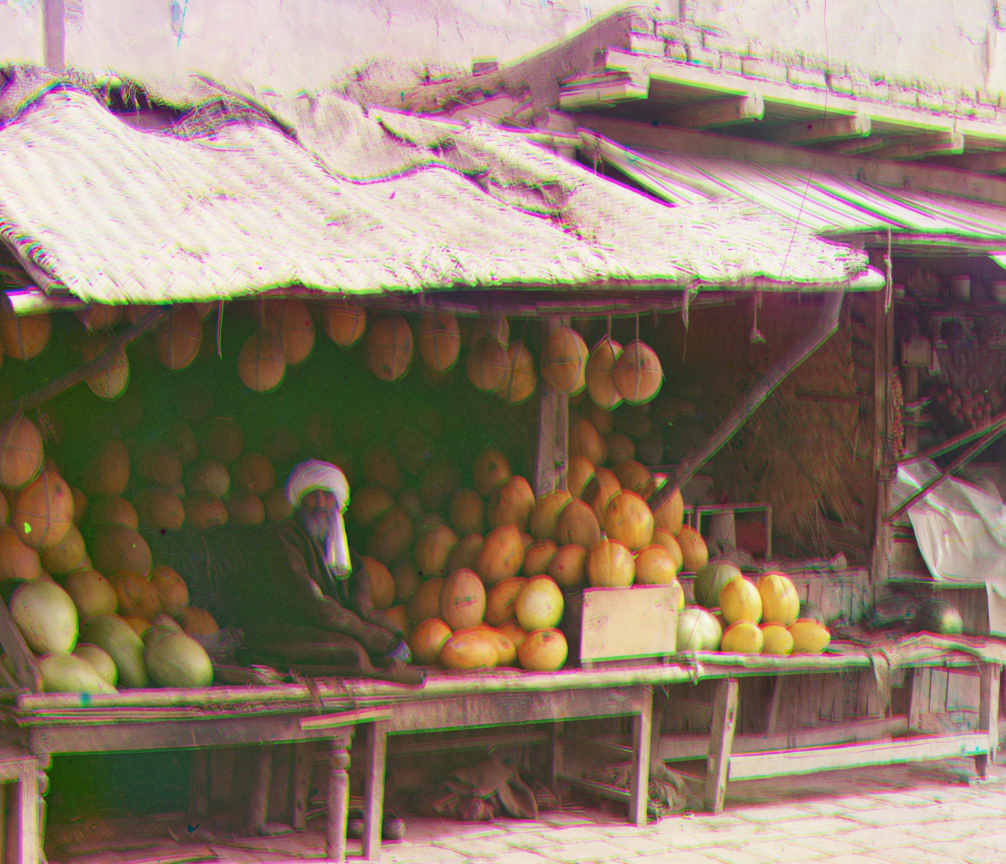
#> input picture melons.jpg, 3016 x 2592 px, given in place of melons.tif, which was not available (shown at 1/3 size)
$ jupyter execute --allow-errors main.ipynb   (older library calls are emulated)
#> lines starting #> are read from the running program, lines starting #| are printed output that depends on the picture; pictures that were not available may be replaced by others from this repository, and a replacement may not be noted
[cell 1]
import numpy as np
import skimage as sk
import skimage.io as skio
import skimage.transform
import itertools as it
import multiprocessing as mp

[cell 2]
imname = 'monastery.jpg'

#> (a cell that did not finish here is left out)

#> (a cell that did not finish here is left out)

#> (a cell that did not finish here is left out)

#> (a cell that did not finish here is left out)

[cell 7]
def metric(x1, x2):
    return np.sum((x1 - x2)**2)

# align the images
# functions that might be useful for aligning the images include:
# np.roll, np.sum, sk.transform.rescale (for multiscale)
# [44 lines left out: function crop_and_combine, not called in this run]

[cell 8]
def roll_and_metric(key, blue, color):
    color = np.roll(color, key[0], axis=1)
    color = np.roll(color, key[1], axis=0)
    return metric(color, blue)

#if i import multithread support library, map can be done in parallel with cores
def get_pyramid_alignment(color, blue):
    print("looping: " + str(0) + " x " + str(4))
# [11 lines of commented-out code are left out]
    x = list(range(0, 5))
    y = list(range(0, 5))
    ranges = [x, y]
    ranges = list(it.product(*ranges)) # ex for product: given [1, 2] and [1, 2] returns [[1, 1], [1, 2], [2, 1], [2, 2]]
    # this basically does what the commented for loop does, but in parallel (if you use multithread library properly)
    # starmap froze on map though so I used the default map function which is the same speed as the for loops
    losses = list(map(roll_and_metric, ranges, [blue for i in ranges], [color for i in ranges]))
    ind = losses.index(min(losses))
    return ranges[ind]


def pyramid_search(im):
    print("in pyramid_search")
    height = np.floor(im.shape[0]/3.0).astype(np.int)
#> height = 864
    width = int(im.shape[1])
#> width = 3016

    #cropping
    orig_b = im[:height]
    b = orig_b[orig_b.shape[0]//10:orig_b.shape[0] * 9//10, orig_b.shape[1]//10:orig_b.shape[1] * 9//10]
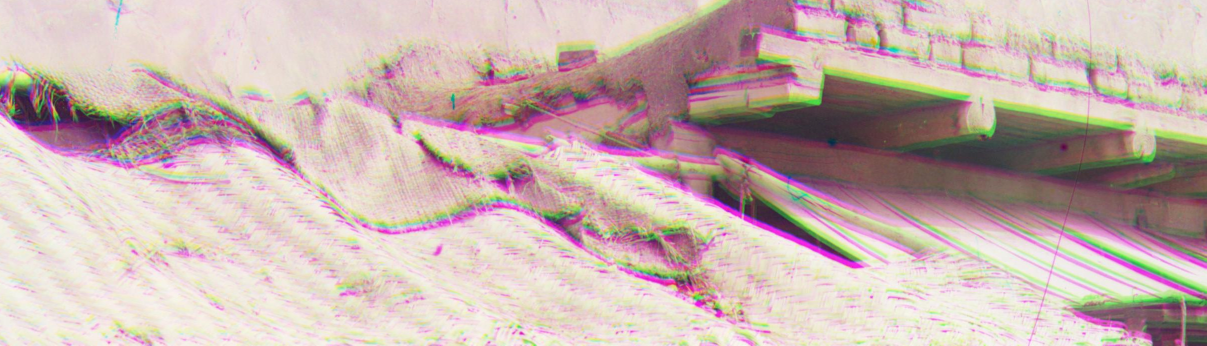
#> b: shape (691, 2413, 3) float64 (shown at 1/2 size); mean R, G, B 0.789, 0.706, 0.689

    orig_g = im[height: 2*height]
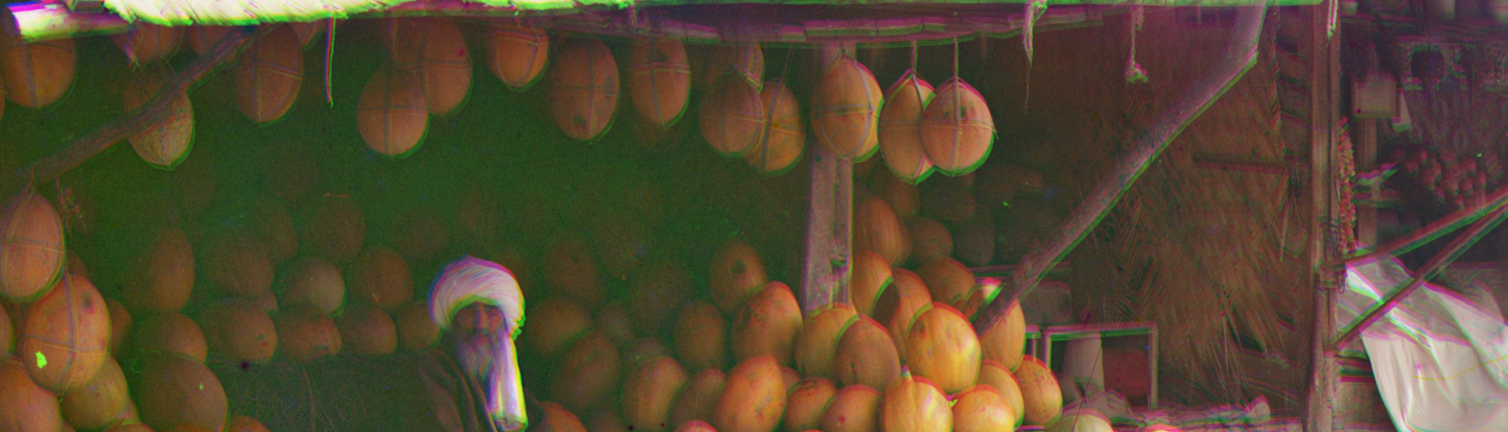
#> orig_g: shape (864, 3016, 3) float64 (shown at 1/2 size); mean R, G, B 0.341, 0.285, 0.197
    g = orig_g[orig_g.shape[0]//10:orig_g.shape[0] * 9//10, orig_g.shape[1]//10:orig_g.shape[1] * 9//10]

    orig_r = im[2*height: 3*height]
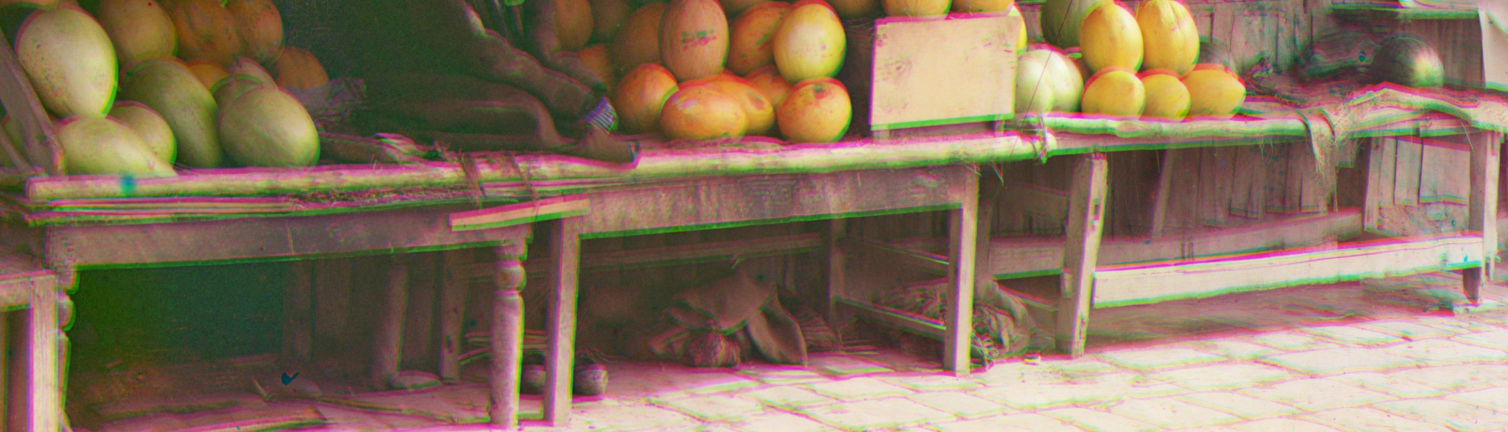
#> orig_r: shape (864, 3016, 3) float64 (shown at 1/2 size); mean R, G, B 0.54, 0.451, 0.367
    r = orig_r[orig_r.shape[0]//10:orig_r.shape[0] * 9//10, orig_r.shape[1]//10:orig_r.shape[1] * 9//10]

    pyr_b = []
    pyr_g = []
    pyr_r = []

    pyr_b.append(b)
    pyr_g.append(g)
    pyr_r.append(r)

    current_size = min(b.shape[0]//2, b.shape[1]//2)
#> current_size = 345

    print("beginning building pyramids...")
    # for each level, save the half-scaled image until pixel size is less than 50
    while current_size > 50:
        b, g, r = map(lambda im: sk.transform.rescale(im, 0.5), (b, g, r))
        pyr_b.insert(0, b)
        pyr_g.insert(0, g)
        pyr_r.insert(0, r)
        current_size = current_size//2
#> this loop made 3 passes
#> pass 2, in pyramid_search, `b, g, r = map(lambda im: sk.transform.rescale(im, 0.5), (b, g, r))`:
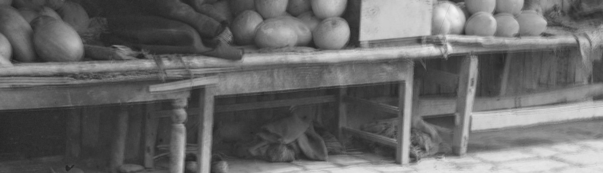
#> r: shape (173, 603, 1) float64; min 0.111, max 0.958, mean 0.415
#> after the loop, current_size = 43; pyr_b = 4 items; pyr_g = 4 items; pyr_r = 4 items

    print("finished building pyramids...")
    levels = len(pyr_b)
#> levels = 4
    print("there are " + str(levels) + " levels")
#| there are 4 levels


    dx_g = 0
    dy_g = 0
    dx_r = 0
    dy_r = 0
    for i in range(levels):
        print("on " + str(i) + "th level")
        # each image is scaled by a factor of 2 for every level in the pyramid, so we scale up the translation appropriately
        dx_g *= 2
        dy_g *= 2
        dx_r *= 2
        dy_r *= 2

        translate_g = np.roll(pyr_g[i], dx_g, axis=1)
        translate_g = np.roll(translate_g, dy_g, axis=0)
        translate_r = np.roll(pyr_r[i], dx_r, axis=1)
        translate_r = np.roll(translate_r, dy_r, axis=0)
        # get alignment
        g_res, r_res = map(get_pyramid_alignment, (translate_g, translate_r), (pyr_b[i], pyr_b[i]))


        # update alignment
        dx_g += g_res[0]
        dy_g += g_res[1]
        dx_r += r_res[0]
        dy_r += r_res[1]

        print("dx_g: " + str(dx_g))
        print("dy_g: " + str(dy_g))
        print("dx_r: " + str(dx_r))
        print("dy_r: " + str(dy_r))
#> this loop made 4 passes
#> (dx_g, dx_r) on passes 1 to 4: (4, 4), (12, 12), (28, 28), (60, 60)
#> (printed output is left out)
#> pass 1, in roll_and_metric (call 4), `color = np.roll(color, key[1], axis=0)`:
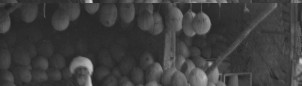
#> color: shape (86, 302, 1) float64; min 0.13, max 0.834, mean 0.248
#> after the loop, dx_g = 60; dx_r = 60; dy_g = 0; dy_r = 0

    print("finished finding best dx and dy...")
    # translate by the best dx dy for red and green
    trans_g = np.roll(orig_g, dx_g, axis=1)
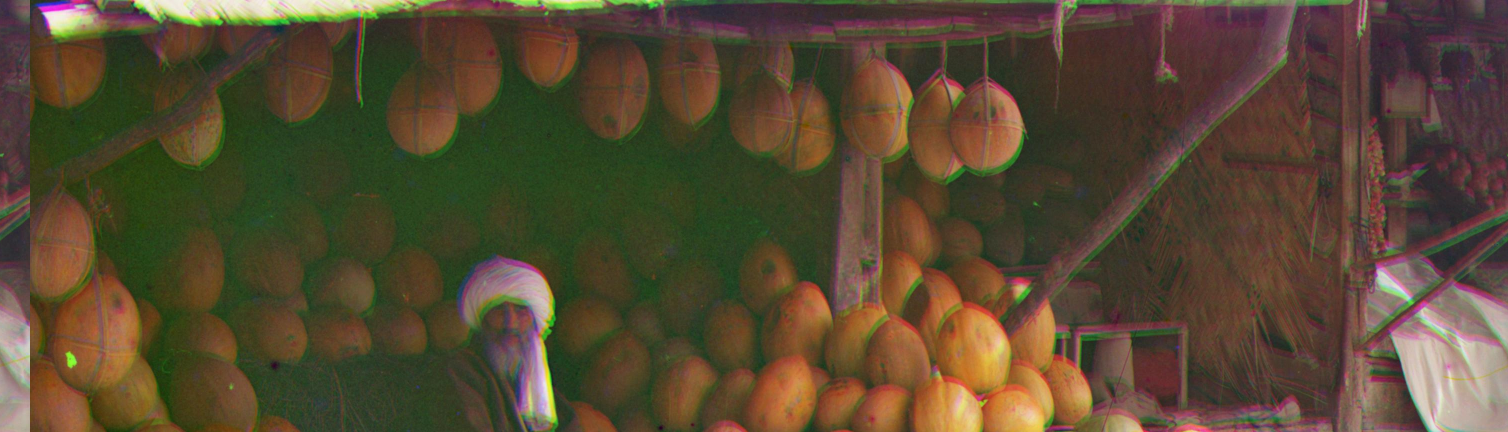
#> trans_g: shape (864, 3016, 3) float64 (shown at 1/2 size); mean R, G, B 0.341, 0.285, 0.197
    trans_g = np.roll(trans_g, dy_g, axis=0)

    trans_r = np.roll(orig_r, dx_r, axis=1)
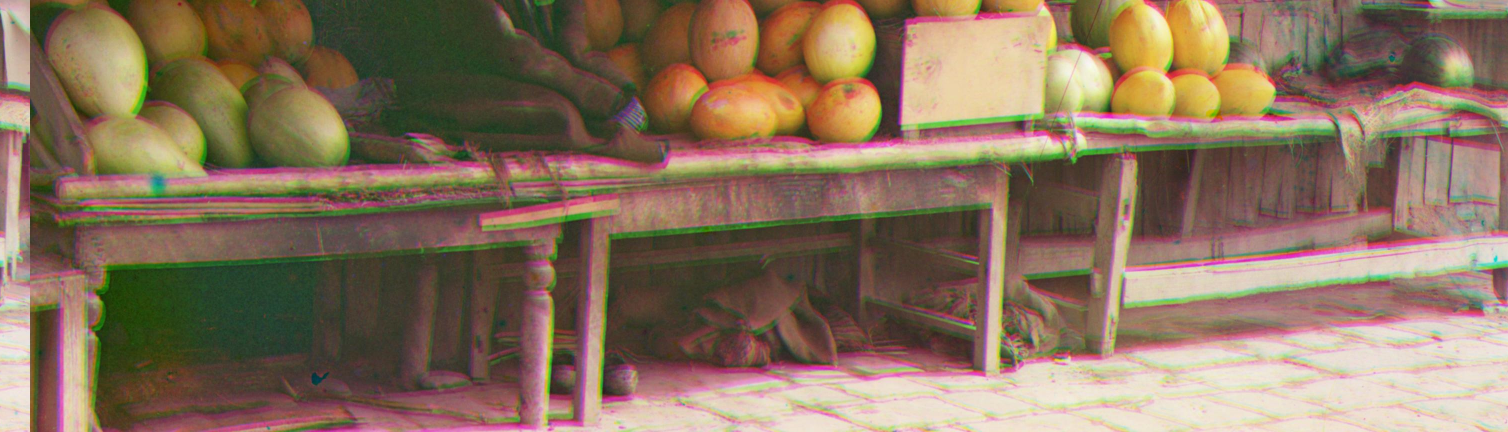
#> trans_r: shape (864, 3016, 3) float64 (shown at 1/2 size); mean R, G, B 0.54, 0.451, 0.367
    trans_r = np.roll(trans_r, dy_r, axis=0)

    # one final crop before we stack channels
    cropped_b = orig_b[orig_b.shape[0]//10:orig_b.shape[0]*9//10, orig_b.shape[1]//10:orig_b.shape[1]*9//10]
    cropped_g =  trans_g[trans_g.shape[0]//10:trans_g.shape[0]*9//10, trans_g.shape[1]//10:trans_g.shape[1]*9//10]
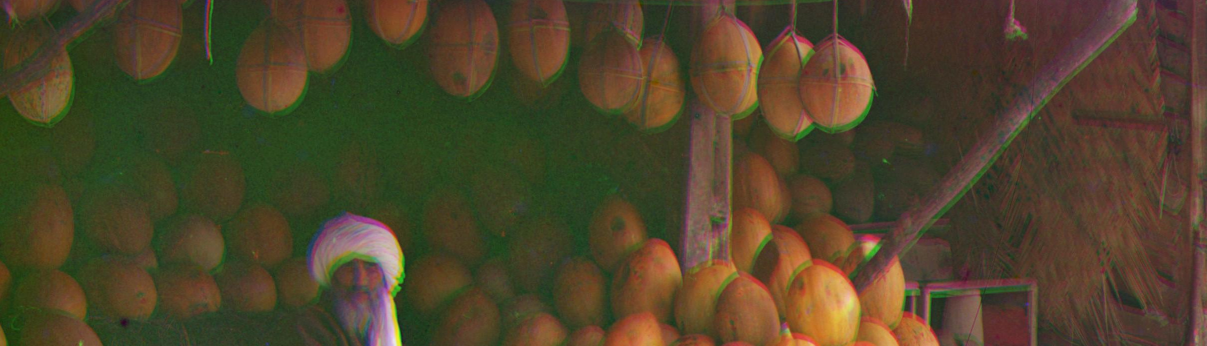
#> cropped_g: shape (691, 2413, 3) float64 (shown at 1/2 size); mean R, G, B 0.309, 0.265, 0.167
    cropped_r =  trans_r[orig_r.shape[0]//10:trans_r.shape[0]*9//10, trans_r.shape[1]//10:trans_r.shape[1]*9//10]
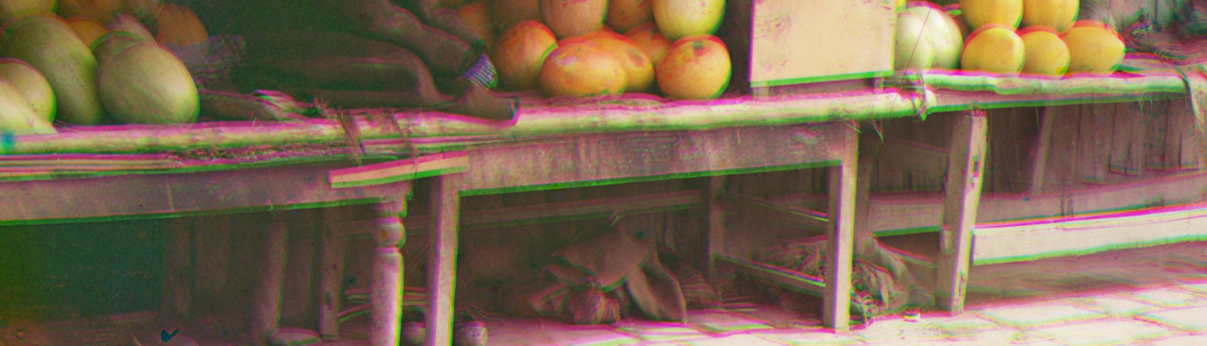
#> cropped_r: shape (691, 2413, 3) float64 (shown at 1/2 size); mean R, G, B 0.496, 0.409, 0.324


    print("finished translating and cropping final image...")

    return (dx_g, dy_g, dx_r, dy_r), np.dstack([cropped_r, cropped_g, cropped_b])

#> (a cell that did not finish here is left out)

#> (a cell that did not finish here is left out)

[cell 11]
im = sk.img_as_float(skio.imread("melons.tif"))
fname = 'out_fname2.jpg'
best_xy, im_out = pyramid_search(im)
#> best_xy = (60, 0, 60, 0)
#> (the rest of this cell did not finish here and is left out)

$ run again, with colored_cathedral.jpg copied over melons.jpg
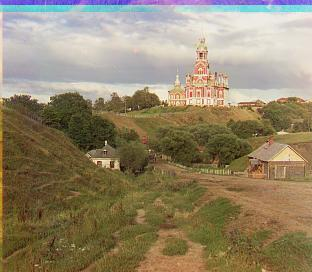
#> input picture colored_cathedral.jpg, 312 x 272 px, given in place of melons.tif, which was not available
#> after the loop in pyramid_search, `while current_size > 50:`: current_size = 36; pyr_b = 1 item
#> levels = 1
#| there are 1 levels
#> the loop in pyramid_search, `for i in range(levels):` made 1 pass
#> (dx_g, dy_g, dx_r, dy_r) on pass 1: (0, 4, 0, 4)
#> (printed output is left out)
#> pass 1, in roll_and_metric (call 5), `color = np.roll(color, key[1], axis=0)`:
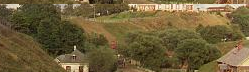
#> color: shape (72, 249, 3) float64; mean of channels 0, 1, 2 0.437, 0.373, 0.227; drawn as R, G, B
#> after the loop in pyramid_search, `for i in range(levels):`: dx_g = 0; dy_g = 4
#> in pyramid_search, `cropped_r =  trans_r[orig_r.shape[0]//10:trans_r.shape[0]*9//10, trans..`:
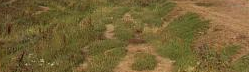
#> cropped_r: shape (72, 249, 3) float64; mean R, G, B 0.463, 0.389, 0.21
#> best_xy = (0, 4, 0, 4)

$ run again, with colored_monastery.jpg copied over melons.jpg
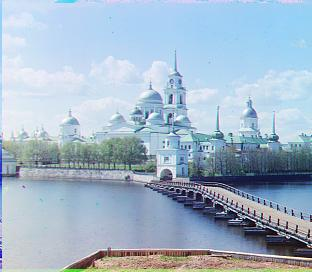
#> input picture colored_monastery.jpg, 312 x 272 px, given in place of melons.tif, which was not available
#> in pyramid_search, `r = orig_r[orig_r.shape[0]//10:orig_r.shape[0] * 9//10, orig_r.shape[1..`:
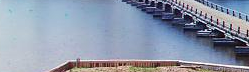
#> r: shape (72, 249, 3) float64; mean R, G, B 0.556, 0.596, 0.669
#> after the loop in pyramid_search, `while current_size > 50:`: current_size = 36; pyr_b = 1 item
#> levels = 1
#| there are 1 levels
#> the loop in pyramid_search, `for i in range(levels):` made 1 pass
#> (dx_g, dy_g, dx_r, dy_r) on pass 1: (0, 4, 0, 0)
#> (printed output is left out)
#> after the loop in pyramid_search, `for i in range(levels):`: dx_g = 0; dy_g = 4; dy_r = 0
#> in pyramid_search, `cropped_g =  trans_g[trans_g.shape[0]//10:trans_g.shape[0]*9//10, tran..`:
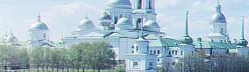
#> cropped_g: shape (72, 249, 3) float64; mean R, G, B 0.63, 0.717, 0.769
#> best_xy = (0, 4, 0, 0)
